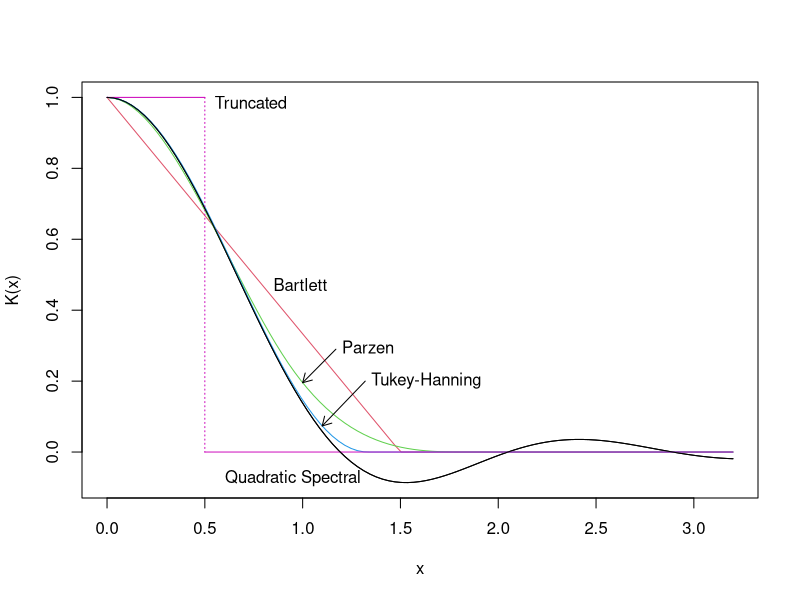
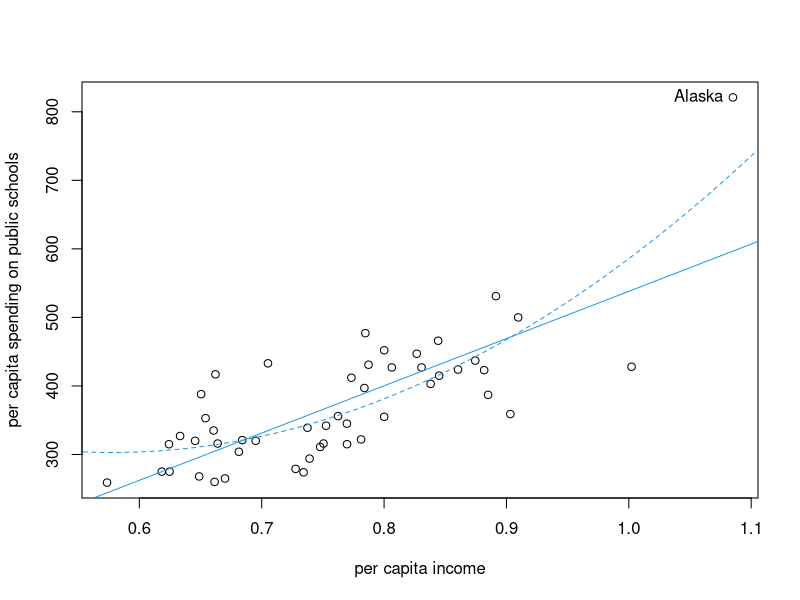
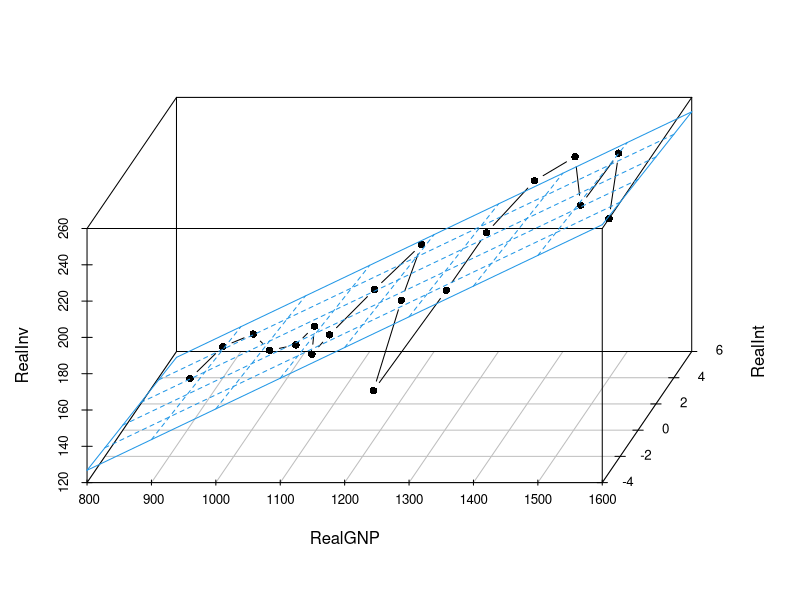
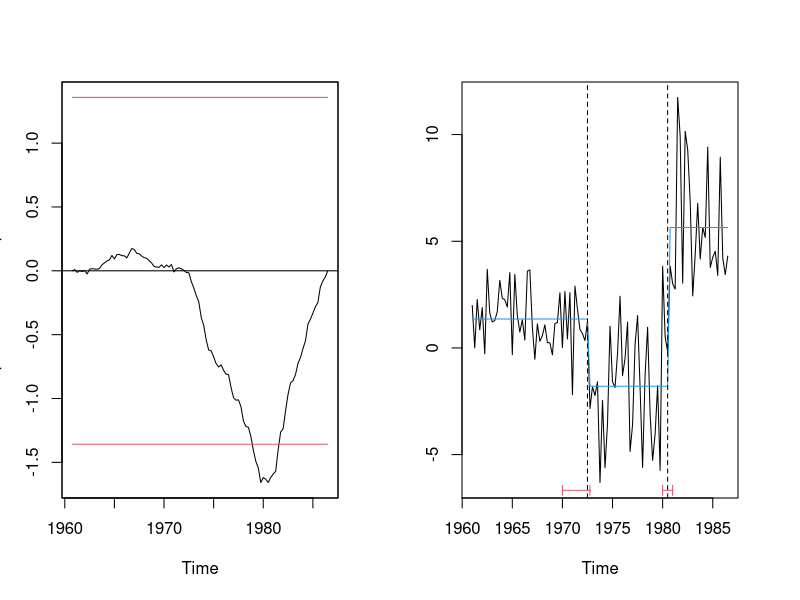
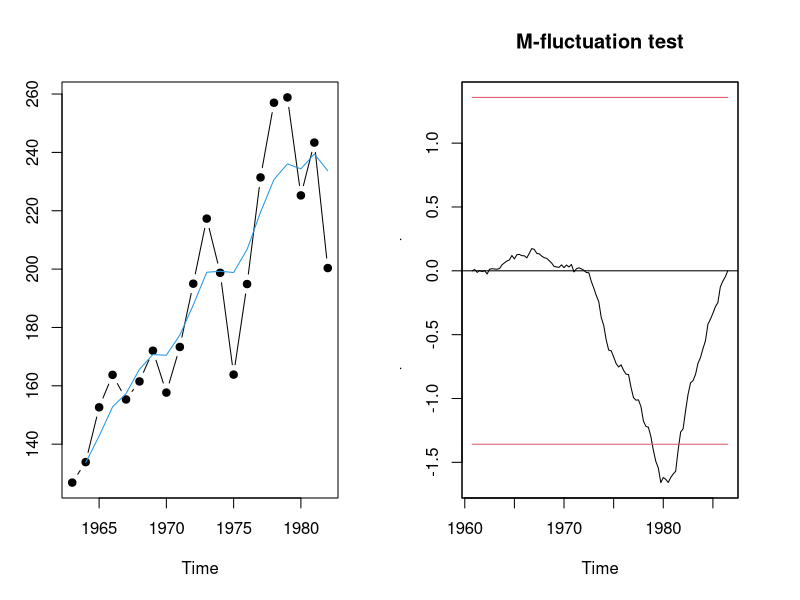
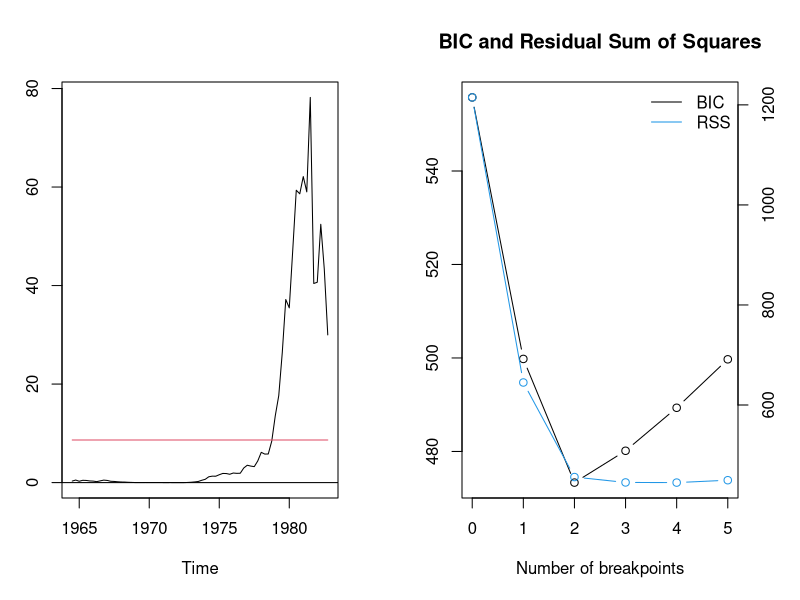
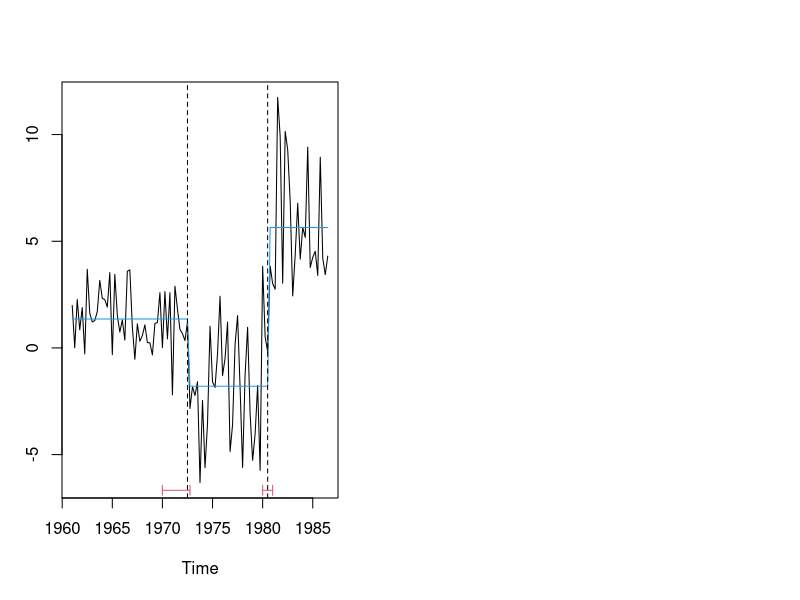

Write the R code that produced these figures, in order.
## ---- chunk 1
knitr::opts_chunk$set(
	echo = TRUE,
	message = FALSE,
	warning = FALSE
)
## ---- chunk 2
library("zoo")
library("sandwich")
library("strucchange")
library("lmtest")
options(prompt = "R> ", continue = "+   ")
## ---- chunk 3

curve(kweights(x, kernel = "Quadratic", normalize = TRUE),
      from = 0, to = 3.2, xlab = "x", ylab = "K(x)")
curve(kweights(x, kernel = "Bartlett", normalize = TRUE),
      from = 0, to = 3.2, col = 2, add = TRUE)
curve(kweights(x, kernel = "Parzen", normalize = TRUE),
      from = 0, to = 3.2, col = 3, add = TRUE)
curve(kweights(x, kernel = "Tukey", normalize = TRUE),
      from = 0, to = 3.2, col = 4, add = TRUE)
lines(c(0, 0.5), c(1, 1), col = 6)
lines(c(0.5, 0.5), c(1, 0), lty = 3, col = 6)
lines(c(0.5, 3.2), c(0, 0), col = 6)
curve(kweights(x, kernel = "Quadratic", normalize = TRUE),
      from = 0, to = 3.2, col = 1, add = TRUE)

text(0.5, 0.98, "Truncated", pos = 4)
text(0.8, kweights(0.8, "Bartlett", normalize = TRUE), "Bartlett", pos = 4)
text(1.35, kweights(1.4, "Quadratic", normalize = TRUE), "Quadratic Spectral", pos = 2)
text(1.15, 0.29, "Parzen", pos = 4)
arrows(1.17, 0.29, 1, kweights(1, "Parzen", normalize = TRUE), length = 0.1)
text(1.3, 0.2, "Tukey-Hanning", pos = 4)
arrows(1.32, 0.2, 1.1, kweights(1.1, "Tukey", normalize = TRUE), length = 0.1)
## ---- chunk 4

library("sandwich")
library("lmtest")
## ---- chunk 5

data("PublicSchools")
ps <- na.omit(PublicSchools)
ps$Income <- ps$Income * 0.0001
## ---- chunk 6

fm.ps <- lm(Expenditure ~ Income + I(Income^2), data = ps)
## ---- chunk 7

coeftest(fm.ps, df = Inf, vcov = vcovHC(fm.ps, type = "HC0"))
## ---- chunk 8

coeftest(fm.ps, df = Inf, vcov = vcovHC(fm.ps, type = "HC4"))
## ---- chunk 9

plot(Expenditure ~ Income, data = ps,
     xlab = "per capita income",
     ylab = "per capita spending on public schools")
inc <- seq(0.5, 1.2, by = 0.001)
lines(inc, predict(fm.ps, data.frame(Income = inc)), col = 4, lty = 2)
fm.ps2 <- lm(Expenditure ~ Income, data = ps)
abline(fm.ps2, col = 4)
text(ps[2,2], ps[2,1], rownames(ps)[2], pos = 2)
## ---- chunk 10

data("Investment")
## ---- chunk 11

fm.inv <- lm(RealInv ~ RealGNP + RealInt, data = Investment)
## ---- chunk 12

coeftest(fm.inv, df = Inf, vcov = NeweyWest(fm.inv, lag = 4, prewhite = FALSE))
## ---- chunk 13

coeftest(fm.inv, df = Inf, vcov = NeweyWest)
## ---- chunk 14

parzenHAC <- function(x, ...) kernHAC(x, kernel = "Parzen", prewhite = 2,
                                      adjust = FALSE, bw = bwNeweyWest, ...)
coeftest(fm.inv, df = Inf, vcov = parzenHAC)
## ---- chunk 15

library("scatterplot3d")
s3d <- scatterplot3d(Investment[,c(5,7,6)],
                     type = "b", angle = 65, scale.y = 1, pch = 16)
s3d$plane3d(fm.inv, lty.box = "solid", col = 4)
## ---- chunk 16

library("strucchange")
data("RealInt")
## ---- chunk 17

ocus <- gefp(RealInt ~ 1, fit = lm, vcov = kernHAC)
## ---- chunk 18

bp <- breakpoints(RealInt ~ 1)
confint(bp, vcov = kernHAC)
## ---- chunk 19

par(mfrow = c(1, 2))
plot(ocus, aggregate = FALSE, main = "")
plot(RealInt, ylab = "Real interest rate")
lines(ts(fitted(bp), start = start(RealInt), freq = 4), col = 4)
lines(confint(bp, vcov = kernHAC))
## ---- chunk 20

options(prompt = "  ")
## ---- chunk 21

library("sandwich")
library("lmtest")
library("strucchange")
## ---- chunk 22

data("PublicSchools")
ps <- na.omit(PublicSchools)
ps$Income <- ps$Income * 0.0001
## ---- chunk 23

fm.ps <- lm(Expenditure ~ Income + I(Income^2), data = ps)
## ---- chunk 24

sqrt(diag(vcov(fm.ps)))
sqrt(diag(vcovHC(fm.ps, type = "const")))
sqrt(diag(vcovHC(fm.ps, type = "HC0")))
sqrt(diag(vcovHC(fm.ps, type = "HC3")))
sqrt(diag(vcovHC(fm.ps, type = "HC4")))
## ---- chunk 25

coeftest(fm.ps, df = Inf, vcov = vcovHC(fm.ps, type = "HC0"))
coeftest(fm.ps, df = Inf, vcov = vcovHC(fm.ps, type = "HC4"))
## ---- chunk 26

data("Investment")
## ---- chunk 27

fm.inv <- lm(RealInv ~ RealGNP + RealInt, data = Investment)
## ---- chunk 28


plot(Investment[, "RealInv"], type = "b", pch = 19, ylab = "Real investment")
lines(ts(fitted(fm.inv), start = 1964), col = 4)
## ---- chunk 29

data("RealInt")
## ---- chunk 30

ocus <- gefp(RealInt ~ 1, fit = lm, vcov = kernHAC)
plot(ocus, aggregate = FALSE)
sctest(ocus)
## ---- chunk 31

fs <- Fstats(RealInt ~ 1, vcov = kernHAC)
plot(fs)
sctest(fs)
## ---- chunk 32


bp <- breakpoints(RealInt ~ 1)
confint(bp, vcov = kernHAC)
plot(bp)
## ---- chunk 33

plot(RealInt, ylab = "Real interest rate")
lines(ts(fitted(bp), start = start(RealInt), freq = 4), col = 4)
lines(confint(bp, vcov = kernHAC))
